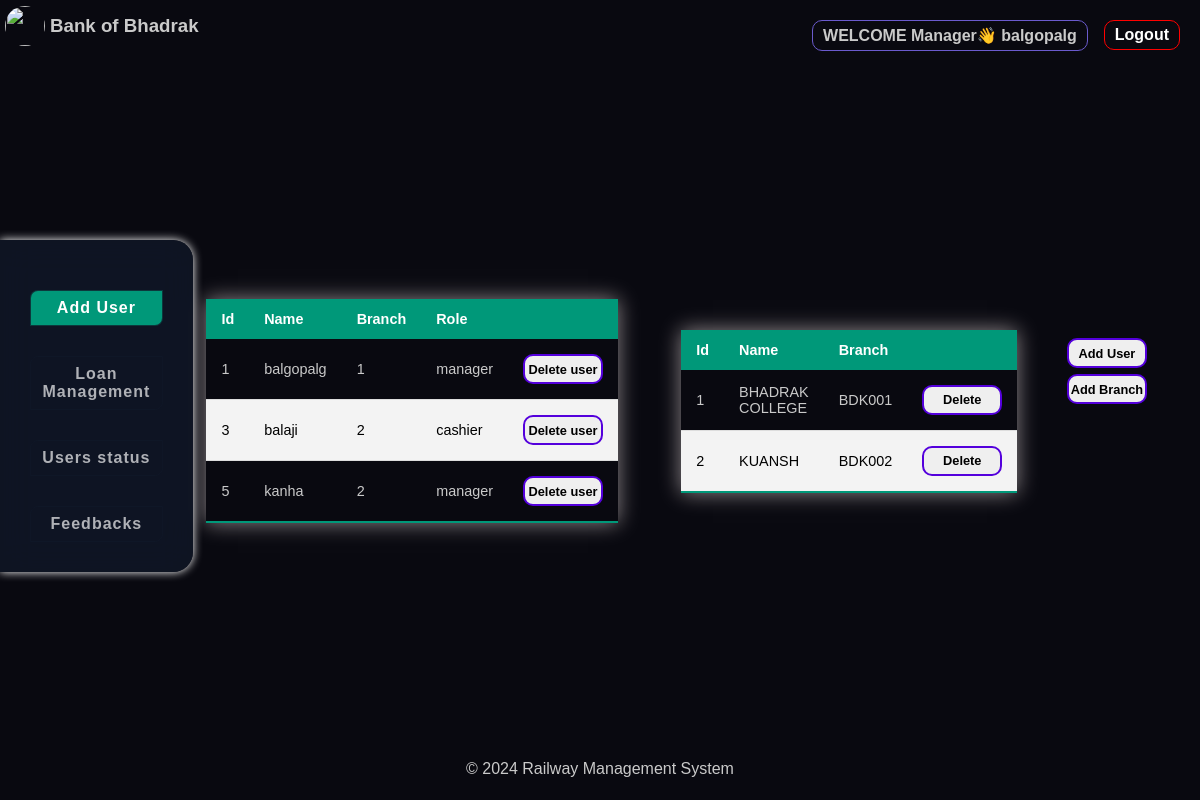
/components/manager/manager_dashboard.php (signed in), run on the app's committed database.
### tables this page shows
CREATE TABLE `staffs` (
  `id` int(11) NOT NULL,
  `sname` varchar(50) NOT NULL,
  `password` varchar(50) NOT NULL,
  `branch` varchar(50) NOT NULL,
  `role` varchar(50) NOT NULL
);

CREATE TABLE `branch` (
  `id` int(11) NOT NULL,
  `name` varchar(50) NOT NULL,
  `code` varchar(50) NOT NULL
);

### components/manager/manager_dashboard.php (the view, shortened to what this page needs)
<html lang="en">
<head>
    <link rel="stylesheet" href="style.css">
</head>
<?php
            require "db.php";
            $userId=$_SESSION['userId'];
        ?>
<body>
    <nav>
        <div class="logo">
            <a href="#"><img
                    src="https://media.licdn.com/dms/image/D4D0BAQH3yDpggvrleQ/company-logo_200_200/0/1687778014361?e=2147483647&v=beta&t=zvfzlAMBSEZcBi_ybuqdjO2ZERRgKBLOiTXbchBupow"
                    alt=""></a>
            <h3>Bank of Bhadrak</h3>
        </div>
        <div class="icons">
            <ul>
                <li id="welcome" style="cursor:pointer;">WELCOME Manager👋 <?php echo $userId ?></li>
                <a href="/bankdemo/logout.php">
                    <li id="logout">Logout</li>
                </a>
            </ul>
        </div>
    </nav>
    <main>
        <div class="dashboard">
            <ul class="elem">
                <a href="manager_dashboard.php">
                    <li style="background:#009879; color:white;">Add User</li>
                </a>
                <a href="loan_manager.php">
                    <li>Loan Management</li>
                </a>
                <a href="feedbackShow.php">
                    <li>Users status</li>
                </a>
                <a href="feedbackShow.php">
                    <li>Feedbacks</li>
                </a>
            </ul>
        </div>
        <div class="hero">
            <div align="center" class="boxing">
            <table class="styled">
                    <thead>
                        <tr>
                        <th>Id</th>
                        <th>Name</th>
                        <th>Branch</th>
                        <th colspan="2">Role</th>
                        </tr>
                    </thead>
                    <tbody>
                    <?php
                    $sql="SELECT * FROM staffs ";
                    $result=mysqli_query($conn,$sql);
                    if(mysqli_num_rows($result)>0){
                    while($row=mysqli_fetch_array($result)){
                        echo "
                        <tr><form method='post'>
                        <td>".$row['id']."</td>
                        <td>".$row['sname']."</td>
                        <td>".$row['branch']."</td>
                        <td>".$row['role']."</td>
                        <input type='text' name='name' value='".$row['sname']."' hidden>
                        <td><button name='deleteuser'> Delete user</button></form></td>
                        </tr>
                        ";
                        }
                    }else{
                        echo "<script>document.getElementsByClassName('hero')[0].innerHTML='No data found 🥲'</script>";
                    }
                    ?>
                    </tbody>
                </table>
            </div>
            <div align="center" class="boxing">
            <table class="styled">
                    <thead>
                        <tr>
                        <th>Id</th>
                        <th>Name</th>
                        <th colspan="2">Branch</th>
                        </tr>
                    </thead>
                    <tbody>
                    <?php
                    $sql="SELECT * FROM branch ";
                    $result=mysqli_query($conn,$sql);
                    if(mysqli_num_rows($result)>0){
                    while($row=mysqli_fetch_array($result)){
                        echo "
                        <tr><form method='post'>
                        <td>".$row['id']."</td>
                        <td>".$row['name']."</td>
                        <td>".$row['code']."</td>
                        <input type='number' name='branchId' value='".$row['id']."' hidden>
                        <td><button name='deletebranch'> Delete</button></form></td>
                        </tr>
                        ";
                        }
                    }else{
                        echo "<script>document.getElementsByClassName('hero')[0].innerHTML='No data found 🥲'</script>";
                    }
                    ?>
                    </tbody>
                </table>
            </div>
        </div>
        <div class="updates">
            <form method="post" action="addUB.php">
                <button name="adduser"> Add User </button>
                <button name="addbranch" > Add Branch </button>
            </form>
        </div>
    </main>
    <footer>
        <p>&copy; 2024 Railway Management System</p>
    </footer>
</body>
</html>

### components/manager/style.css (style rules this page uses)
* { margin:0; padding:0; font-family:'Poppins',sans-serif; }
body { background-color: rgb(9, 9, 16); color:rgb(202, 202, 202); }
nav { display:flex; justify-content: space-between; }
nav .logo { display:flex; align-items: center; }
nav .logo img { height:40px; width:40px; padding:5px; border-radius: 30px; }
main { display:flex; height:80vh; justify-content: space-evenly; align-items: center; }
img { width:50%; }
footer { text-align:center; bottom:0; position:absolute; width:100vw; height:5vh; }
a { text-decoration: none; color:rgba(255, 255, 255, 0.676); }
button { width:80px; align-self: first baseline; border-radius: 10px; height:30; font-size: 0.8rem; font-weight: 600; margin:3px 0 3px 0; border:2px solid rgb(84, 0, 220); cursor:pointer; transition: all ease 0.2s; }
main { padding:0; margin:0; justify-content: space-between; }
.dashboard { display:flex; margin-top:30px; flex-direction: column; padding:10px; backdrop-filter: blur(16px) saturate(180%); -webkit-backdrop-filter: blur(16px) saturate(180%); background-color: rgba(17, 25, 40, 0.75); box-sizing: border-box; box-shadow: 0 0 10px white; border-top-right-radius:20px ; border-bottom-right-radius: 20px; text-align: center; font-weight: 700; letter-spacing: 1; transform: translate(0,20px); }
.dashboard .elem { display:flex; flex-direction: column; gap:10px; padding:20px; }
.dashboard .elem li { border-bottom-right-radius: 8px; border-top-left-radius: 8px; }
li { list-style-type: none; margin-top: 20px; }
.elem li { padding:0.5rem; border:1px solid rgba(17, 25, 40, 0.75); }
.hero { display: flex; flex-direction: column; justify-content: center; align-items: center; width:90vw; margin-top: 10vh; height: 100%; }
.styled { border-collapse: collapse; margin:25px 0; font-size: 0.9em; font-family: sans-serif; box-shadow: 0 0 20px rgba(224, 213, 213, 0.623); width:80%; }
.styled thead tr { background-color: #009879; color:white; text-align: left; }
.styled th, .styled td { padding: 12px 15px; }
.styled tbody tr { border-bottom: 1px solid #dddddd; }
.styled tbody tr:nth-of-type(even) { background-color: #f3f3f3; color:black; }
.styled tbody tr:last-of-type { border-bottom: 2px solid #009879; }
nav .icons { padding-right: 20px; }
nav .icons ul { display: flex; flex-direction: row; gap:1rem; }
nav .icons ul li { padding:5px; border:1px solid white; padding: 5px 10px 5px 10px; }
nav .icons ul li { border-radius: 10px; font-weight: 600; }
nav .icons ul #welcome { border: 1px solid slateblue; }
#logout { color:white; border: 1px solid red; }

### components/manager/manager_dashboard.php (style rules this page uses)
.hero { flex-direction:row; font-weight:600; justify-content:space-around; }

### data on the page
staffs: id "1", sname "balgopalg", branch "1", role "manager"
staffs: id "3", sname "balaji", branch "2", role "cashier"
staffs: id "5", sname "kanha", branch "2", role "manager"
branch: id "1", name "BHADRAK COLLEGE", code "BDK001"
branch: id "2", name "KUANSH", code "BDK002"

### other printed values
$userId "balgopalg"
